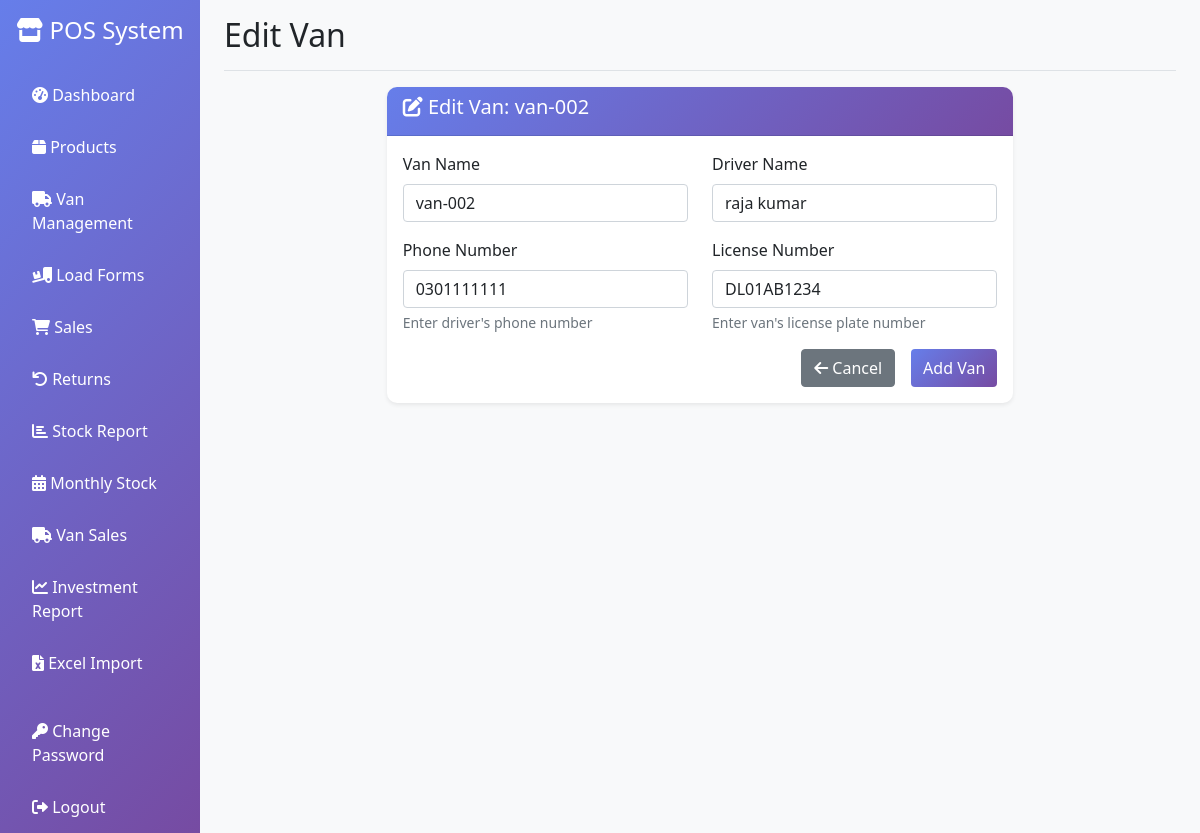
/vans/2/edit (signed in), run on the app's committed database.
### app.py (models this page shows)
class Van(db.Model):
    id = db.Column(db.Integer, primary_key=True)
    name = db.Column(db.String(100), nullable=False)
    driver_name = db.Column(db.String(100))
    phone = db.Column(db.String(20))
    license_number = db.Column(db.String(50))
    created_at = db.Column(db.DateTime, default=datetime.utcnow)

### app.py (the view, shortened to what this page needs)
@app.route('/vans/<int:van_id>/edit', methods=['GET', 'POST'])
@login_required
def edit_van(van_id):
    van = Van.query.get_or_404(van_id)
    form = VanForm(obj=van)
    return render_template('edit_van.html', form=form, van=van)

### app.py
class VanForm(FlaskForm):
    name = StringField('Van Name', validators=[DataRequired(), Length(min=1, max=100)])
    driver_name = StringField('Driver Name', validators=[DataRequired(), Length(min=1, max=100)])
    phone = StringField('Phone Number', validators=[DataRequired(), Length(min=10, max=20)])
    license_number = StringField('License Number', validators=[DataRequired(), Length(min=1, max=50)])
    submit = SubmitField('Add Van')

### app.py (called while the page is built)
@login_manager.user_loader
def load_user(user_id):
    return User.query.get(int(user_id))

### templates/edit_van.html (shortened to what this page needs)
{% extends "base.html" %}
{% block page_title %}Edit Van{% endblock %}
{% block content %}
<div class="row justify-content-center">
    <div class="col-md-8">
        <div class="card">
            <div class="card-header">
                <h5><i class="fas fa-edit"></i> Edit Van: {{ van.name }}</h5>
            </div>
            <div class="card-body">
                <form method="POST">
                    <div class="row">
                        <div class="col-md-6 mb-3">
                            {{ form.name.label(class="form-label") }}
                            {{ form.name(class="form-control") }}
                        </div>
                        <div class="col-md-6 mb-3">
                            {{ form.driver_name.label(class="form-label") }}
                            {{ form.driver_name(class="form-control") }}
                        </div>
                    </div>
                    <div class="row">
                        <div class="col-md-6 mb-3">
                            {{ form.phone.label(class="form-label") }}
                            {{ form.phone(class="form-control") }}
                            <div class="form-text">Enter driver's phone number</div>
                        </div>
                        <div class="col-md-6 mb-3">
                            {{ form.license_number.label(class="form-label") }}
                            {{ form.license_number(class="form-control") }}
                            <div class="form-text">Enter van's license plate number</div>
                        </div>
                    </div>
                    <div class="d-grid gap-2 d-md-flex justify-content-md-end">
                        <a href="{{ url_for('vans') }}" class="btn btn-secondary me-md-2">
                            <i class="fas fa-arrow-left"></i> Cancel
                        </a>
                        {{ form.submit(class="btn btn-primary") }}
                    </div>
                </form>
            </div>
        </div>
    </div>
</div>
{% endblock %}

### templates/base.html (style rules this page uses)
.card { border: none; box-shadow: 0 0.125rem 0.25rem rgba(0, 0, 0, 0.075); border-radius: 10px; }
.card-header { background: linear-gradient(135deg, #667eea 0%, #764ba2 100%); color: white; border-radius: 10px 10px 0 0 !important; }
.btn-primary { background: linear-gradient(135deg, #667eea 0%, #764ba2 100%); border: none; }

### data on the page
Van: name "van-002", driver_name "raja kumar", phone "0301111111", license_number "DL01AB1234"
